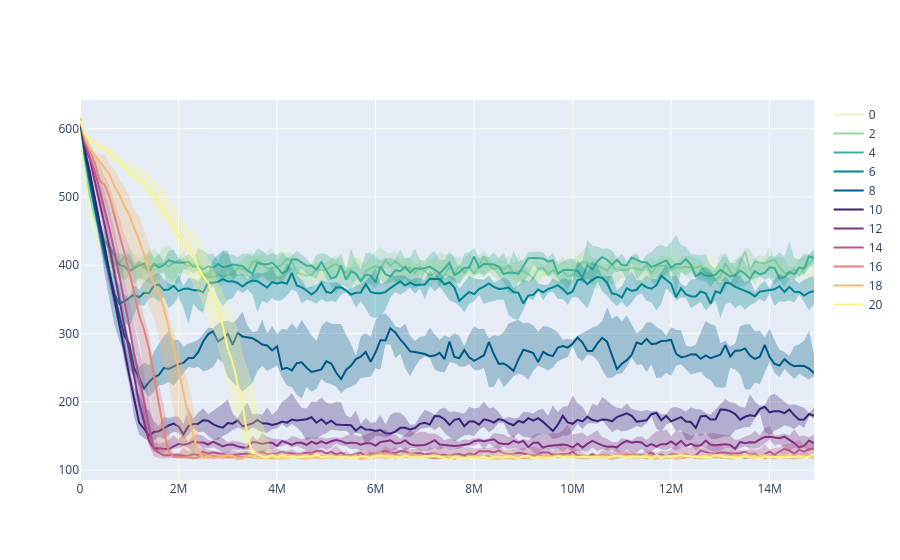

Notebook code cell kept with this figure:
### Code cell
import random as rand

palette = cl.Grad(cl.StackPalette.load("carnival"), domain=[repldf["gamma"].min(), repldf["gamma"].max()])
fig = go.Figure()
for gamma, group in repldf.group_by("gamma"):
    gamma = gamma[0]
    fig.add_trace(go.Scatter(
        x=group["time"],
        y=group["mean_med"],
        line_color=palette(gamma),
        name=gamma
    ))
    fig.add_trace(go.Scatter(
        x=pl.concat([group["time"], group["time"][::-1]]),
        y=pl.concat([group["mean_min"], group["mean_max"][::-1]]),
        fill="toself",
        line_color="rgba(0, 0, 0, 0)",
        fillcolor=palette(gamma),
        opacity=0.3,
        showlegend=False,
        hoverinfo="skip"
    ))
fig

### Figure 1 — Plotly figure (JSON) as saved in the notebook; plotly's stock layout.template omitted (floating-point values rounded to 4 significant figures; data arrays with more than 128 entries replaced by an {"elided": "..."} marker saying what was removed)
{"data": [{"line": {"color": "#e7f8bf"}, "name": "0", "type": "scatter", "x": {"elided": "150 int values"}, "y": {"elided": "150 float values"}}, {"fill": "toself", "fillcolor": "#e7f8bf", "hoverinfo": "skip", "line": {"color": "rgba(0, 0, 0, 0)"}, "opacity": 0.3, "showlegend": false, "type": "scatter", "x": {"elided": "300 int values"}, "y": {"elided": "300 float values"}}, {"line": {"color": "#98d5a4"}, "name": "2", "type": "scatter", "x": {"elided": "150 int values"}, "y": {"elided": "150 float values"}}, {"fill": "toself", "fillcolor": "#98d5a4", "hoverinfo": "skip", "line": {"color": "rgba(0, 0, 0, 0)"}, "opacity": 0.3, "showlegend": false, "type": "scatter", "x": {"elided": "300 int values"}, "y": {"elided": "300 float values"}}, {"line": {"color": "#3faf99"}, "name": "4", "type": "scatter", "x": {"elided": "150 int values"}, "y": {"elided": "150 float values"}}, {"fill": "toself", "fillcolor": "#3faf99", "hoverinfo": "skip", "line": {"color": "rgba(0, 0, 0, 0)"}, "opacity": 0.3, "showlegend": false, "type": "scatter", "x": {"elided": "300 int values"}, "y": {"elided": "300 float values"}}, {"line": {"color": "#008692"}, "name": "6", "type": "scatter", "x": {"elided": "150 int values"}, "y": {"elided": "150 float values"}}, {"fill": "toself", "fillcolor": "#008692", "hoverinfo": "skip", "line": {"color": "rgba(0, 0, 0, 0)"}, "opacity": 0.3, "showlegend": false, "type": "scatter", "x": {"elided": "300 int values"}, "y": {"elided": "300 float values"}}, {"line": {"color": "#005986"}, "name": "8", "type": "scatter", "x": {"elided": "150 int values"}, "y": {"elided": "150 float values"}}, {"fill": "toself", "fillcolor": "#005986", "hoverinfo": "skip", "line": {"color": "rgba(0, 0, 0, 0)"}, "opacity": 0.3, "showlegend": false, "type": "scatter", "x": {"elided": "300 int values"}, "y": {"elided": "300 float values"}}, {"line": {"color": "#3b2179"}, "name": "10", "type": "scatter", "x": {"elided": "150 int values"}, "y": {"elided": "150 float values"}}, {"fill": "toself", "fillcolor": "#3b2179", "hoverinfo": "skip", "line": {"color": "rgba(0, 0, 0, 0)"}, "opacity": 0.3, "showlegend": false, "type": "scatter", "x": {"elided": "300 int values"}, "y": {"elided": "300 float values"}}, {"line": {"color": "#823083"}, "name": "12", "type": "scatter", "x": {"elided": "150 int values"}, "y": {"elided": "150 float values"}}, {"fill": "toself", "fillcolor": "#823083", "hoverinfo": "skip", "line": {"color": "rgba(0, 0, 0, 0)"}, "opacity": 0.3, "showlegend": false, "type": "scatter", "x": {"elided": "300 int values"}, "y": {"elided": "300 float values"}}, {"line": {"color": "#b75687"}, "name": "14", "type": "scatter", "x": {"elided": "150 int values"}, "y": {"elided": "150 float values"}}, {"fill": "toself", "fillcolor": "#b75687", "hoverinfo": "skip", "line": {"color": "rgba(0, 0, 0, 0)"}, "opacity": 0.3, "showlegend": false, "type": "scatter", "x": {"elided": "300 int values"}, "y": {"elided": "300 float values"}}, {"line": {"color": "#dd867f"}, "name": "16", "type": "scatter", "x": {"elided": "150 int values"}, "y": {"elided": "150 float values"}}, {"fill": "toself", "fillcolor": "#dd867f", "hoverinfo": "skip", "line": {"color": "rgba(0, 0, 0, 0)"}, "opacity": 0.3, "showlegend": false, "type": "scatter", "x": {"elided": "300 int values"}, "y": {"elided": "300 float values"}}, {"line": {"color": "#f4bc77"}, "name": "18", "type": "scatter", "x": {"elided": "150 int values"}, "y": {"elided": "150 float values"}}, {"fill": "toself", "fillcolor": "#f4bc77", "hoverinfo": "skip", "line": {"color": "rgba(0, 0, 0, 0)"}, "opacity": 0.3, "showlegend": false, "type": "scatter", "x": {"elided": "300 int values"}, "y": {"elided": "300 float values"}}, {"line": {"color": "#f8f68b"}, "name": "20", "type": "scatter", "x": {"elided": "150 int values"}, "y": {"elided": "150 float values"}}, {"fill": "toself", "fillcolor": "#f8f68b", "hoverinfo": "skip", "line": {"color": "rgba(0, 0, 0, 0)"}, "opacity": 0.3, "showlegend": false, "type": "scatter", "x": {"elided": "300 int values"}, "y": {"elided": "300 float values"}}], "layout": {}}
